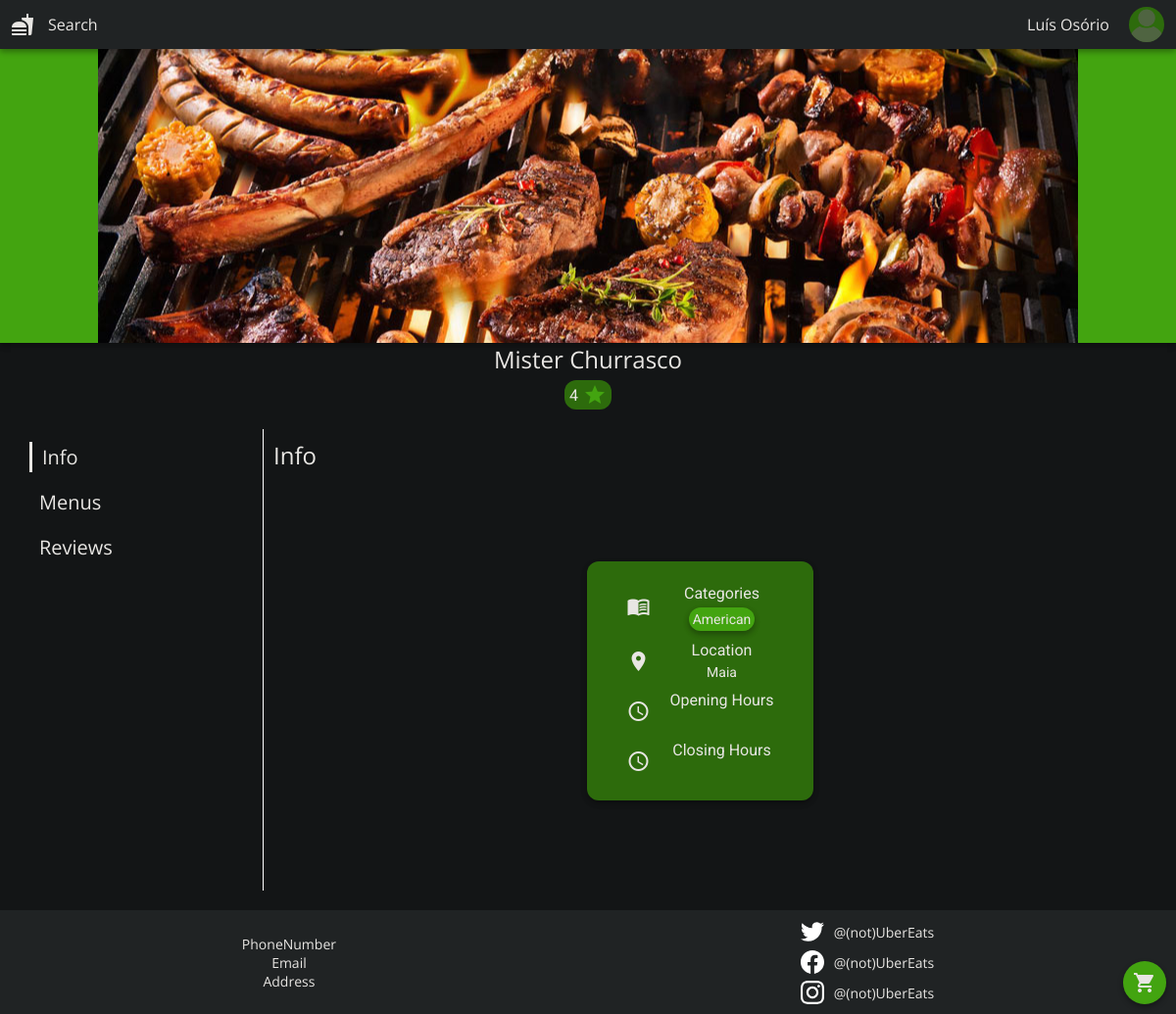
The page /pages/restaurant_profile.php?id=1 (signed in) on the database its author committed.
### tables this page shows
CREATE TABLE User(
    userID              INTEGER,
    username            VARCHAR(255) NOT NULL,
    email               VARCHAR(255) UNIQUE NOT NULL,
    password            VARCHAR(255) NOT NULL,
    address             TEXT,
    phoneNum            INTEGER,
    CONSTRAINT userPK PRIMARY KEY (userID),
    CONSTRAINT validEmail CHECK (email LIKE "%@%.%")
);

CREATE TABLE Restaurant(
    restaurantID        INTEGER,
    name                VARCHAR(255) NOT NULL,
    location            VARCHAR(255) NOT NULL,
    opening_time        TEXT,
    closing_time        TEXT,
    CONSTRAINT restaurantPK PRIMARY KEY (restaurantID)
);

### php/user.php (called while the page is built, shortened)
<?php
require_once("dish.php");
require_once("restaurant.php");
class User
{
  public function __construct($userID, $username, $email, $address, $phoneNum) {
    $this->username = $username;
  }
  static function getUser(PDO $db, int $id): User
  {
    $stmt = $db->prepare('
      SELECT userID, username, email, address, phoneNum
      FROM User
      WHERE userID = ?
    ');
    $stmt->execute(array($id));
    $user = $stmt->fetch();
    return new User(
      $user['userID'],
      $user['username'],
      $user['email'],
      $user['address'],
      $user['phoneNum']
    );
  }
}

### php/restaurant.php (called while the page is built, shortened)
<?php
class Restaurant {
    public function __construct(?int $restaurantID, ?string $name, ?string $location, ?string $opening_time, ?string $closing_time) {
        $this->restaurantID = $restaurantID;
        $this->name = $name;
        $this->location = $location;
    }
    static function getRestaurant(PDO $db, int $restaurantID) : Restaurant {
        $stmt = $db->prepare('SELECT * FROM Restaurant WHERE restaurantID = ?');
        $stmt->execute(array($restaurantID));
        $restaurant= $stmt->fetch();
        return new Restaurant(
            $restaurant['restaurantID'],
            $restaurant['name'],
            $restaurant['location'],
            $restaurant['opening_time'],
            $restaurant['closing_time']
        );
    }
}
?>

### templates/commons.php (shortened to what this page needs)
<?php
require_once '../php/user.php';
?>
<?php function drawTop(array $styles, array $scripts)
{ ?>
    <!DOCTYPE html>
    <html lang="en">
    <head>
        <?php
        foreach ($styles as $style) {
        ?>
            <link href="../styles/<?php echo $style; ?>.css" rel="stylesheet">
        <?php } ?>
    </head>
    <body style="overflow: scroll;">
    <?php drawNavbar(); ?>
    <main>
<?php } ?>
<?php function drawNavbar()
{
if (isset($_SESSION['id'])) {
    $db = getDatabase();
    $user = User::getUser($db, $_SESSION['id']);
} ?>
    <header class="nav shadow-nohov">
        <ul class="nav" id="nav-left">
            <li><span onclick="window.location.href = 'index.php';" class="material-icons">fastfood</span></li>
            <li><a class="subtitle1" href="search.php">Search</a></li>
        </ul>
        <ul class="nav" id="nav-right">
            <?php if (!isset($_SESSION['id'])) { ?>
            <li><a class="subtitle1 pointer" id="nav-right-login" onclick="showLogin()">Login</a></li>
            <li><a class="subtitle1 pointer" id="nav-right-signup" onclick="showSignup()">Sign-Up</a></li>
            <?php } else { ?>
            <li class="dropdown"><a class="subtitle1"><?php echo $user->username; ?></a></li>
            <?php
                $check = glob("../images/user_images/user{$_SESSION['id']}.*");
                if (empty($check)) $existent_pic = "../images/user_placeholder.png";
                else $existent_pic = $check[0];
            ?>
            <li class="dropdown"><img alt="User profile picture" class="nav-pfp" src=<?= $existent_pic ?>></li>
            <?php } ?>
        </ul>
    </header>
<?php } ?>
<?php function drawFooter()
{ ?>
</main>
<footer>
    <section class="contacts">
        <ul>
            <li class="subtitle2">PhoneNumber</li>
            <li class="subtitle2">Email</li>
            <li class="subtitle2">Address</li>
        </ul>
    </section>
    <section class="socials">
        <a class="subtitle2">
            <img alt="Twitter" src="../images/twitter.svg" width="24px">
            @(not)UberEats
        </a>
        <a class="subtitle2">
            <img alt="Facebook" src="../images/facebook.svg" width="24px">
            @(not)UberEats
        </a>
        <a class="subtitle2">
            <img alt="Instagram" src="../images/instagram.svg" width="24px">
            @(not)UberEats
        </a>
    </section>
</footer>
</body>
</html>
<?php } ?>

### templates/restaurant_profile.tpl.php (shortened to what this page needs)
<?php function restaurantProfileTop(Restaurant $restaurant)
{ ?>
    <div id="profile-top">
        <?php
            $check = glob("../images/rest_images/rest{$restaurant->restaurantID}.*");
            if (empty($check)) $existent_pic = "";
            else $existent_pic = $check[0];
        ?>
        <div id="banner" style="background-image: url(<?= $existent_pic ?>)"class="shadow-nohov"></div>
        <div id="tabs-container">
            <p class="h5"><?= $restaurant->name; ?></p>
            <div><p id="profile-top-rating" class="body1 dark-bg rating"><?php
                if (isset($restaurant->rating)) {
                    echo $restaurant->rating;
                } else {
                    echo "N/A";
                }?><span class="material-icons"  style="color:var(--dark-main-highlight);">star</span></p></div>
        </div>
    </div>
<?php } ?>
<?php function restaurantProfileBottom(array $tabs, int $scrollVal, Restaurant $restaurant, bool $is_owner){
?>
    <div id="profile-bottom">
        <div id="content-wrapper">
            <section id="tabs" class="h6">
                <p class="current-tab" id="tab-0" onclick="snapContent(event, 0, 'bottom-content', 'vertical')"><?php echo $tabs[0]; ?></p>
                <?php for ($i = 1; $i < count($tabs); $i++) { ?>
                    <p class="" id="tab-<?php echo $i; ?>" onclick="snapContent(event, <?php $scroll = intval($scrollVal) * $i; echo $scroll; ?>, 'bottom-content', 'vertical')"><?php echo $tabs[$i]; ?></p>
                <?php } ?>
            </section>
            <div id="bottom-content">
                <section id="info">
                    <div class="bottom-content-top">
                        <p class="h5">Info</p>
                    </div>
                    <div id="personal-info-wrapper" class="shadow-nohov">
                            <div class="personal-info">
                                <span class="material-icons md-24 dark-bg">menu_book</span>
                                <p class="body1">Categories</p>
                                <div class="profile-info-categories body2">
                                    <?php
                                    foreach ($restaurant->categories as $category) {?>
                                        <a class="shadow-nohov"><?= $category; ?></a>
                                    <?php } ?>
                                </div>
                            </div>
                            <div class="personal-info">
                                <span class="material-icons md-24 dark-bg">place</span>
                                <p class="body1">Location</p>
                                <p class="body2"><?= $restaurant->location; ?></p>
                            </div>
                            <div class="personal-info">
                                <span class="material-icons md-24 dark-bg">schedule</span>
                                <p class="body1">Opening Hours</p>
                            </div>
                            <div class="personal-info">
                                <span class="material-icons md-24 dark-bg">schedule</span>
                                <p class="body1">Closing Hours</p>
                            </div>
                        </div>
                </section>
            </div>
        </div>
    </div>
<?php } ?>
<?php
function drawFAB()
{ ?>
    <div id="fab-wrapper" class="shadow-nohov">
        <span class="material-icons dark-bg" id="fab" onclick="showCheckout()">shopping_cart</span>
    </div>
<?php } ?>

### styles/commons.css (style rules this page uses)
:root { --main-highlight: #52ec3bff; --sub-highlight: #a6f49aff; --black: #000000ff; --grey: rgb(205, 205, 205); --onyx: #2d3133ff; --sonic-silver: #77797aff; --silver: #c0c0c0ff; --dark-off-white: #f1f1f1ff; --white: #ffffffff; --dark-main-highlight: #43a410; --dark-sub-highlight: #2d6b0c; --dark-text: #e8e6e3; --dark-onyx: #7c7366; --dark-off-white: #202324; --dark-background: #131516; --dark-red:#812525; }
* { padding: 0px; margin: 0px; box-sizing: border-box; user-select: none; }
html, body { height: 100%; }
html { background-color: var(--dark-background); }
main { width: 100%; min-height: 100%; }
a { user-select: none; text-decoration: none; color: var(--dark-text); }
article, button, li, h1, h2, h3, h4, h5, h6, p, a, a:visited { color: var(--dark-text); }
ul { list-style: none; }
.nav, .nav-hamburger { display: flex; flex-direction: row; align-items: center; list-style: none; width: 100%; padding: 2px; position: fixed; top: 0; background-color: var(--dark-off-white); z-index: 999999999; }
#nav-left { position: relative; display: flex; float: left; width: 50%; justify-content: flex-start; }
#nav-left span { padding: 7px; border-radius: 50%; transition: all 0.2s ease-in-out; }
#nav-left a { padding: 7px; border-radius: 12px; transition: all 0.2s ease-in-out; }
#nav-right { position: relative; display: flex; float: right; gap: 10px; width: 50%; justify-content: flex-end; }
#nav-right>* { display: flex; z-index: 9999; }
#nav-right:last-child { padding-right: 10px; }
.nav a { padding: 10px; }
.nav-pfp { width: 36px; height: 36px; object-fit: cover; background-color: var(--dark-sub-highlight); border-radius: 50%; }
footer { display: flex; flex-wrap: wrap; align-content: center; align-items: center; flex-direction: row; justify-content: space-around; background-color: var(--dark-off-white); padding: 10px 10px; }
footer ul { display: flex; flex-direction: column; align-items: center; }
.socials { display: flex; flex-direction: column; align-items: center; }
.socials>a { display: flex; align-items: center; margin-top: 7px; }
.socials>a:first-child { margin-top: 0px; }
.socials>a>img { margin-right: 10px; width: 24px; }
.h5 { font-family: "Open Sans"; font-size: 1.5em; }
.h6 { font-family: "Open Sans"; font-size: 1.25em; }
.body1 { font-family: "Roboto"; font-size: 1em; }
.body2 { font-family: "Roboto"; font-size: 0.875em; }
.subtitle1 { font-family: "Open Sans"; font-size: 1em; }
.subtitle2 { font-family: "Open Sans"; font-size: 0.875em; }
.dark-bg { color: var(--dark-text); }
.material-icons.md-24 { font-size: 24px; }
.shadow, .shadow-nohov { box-shadow: 0 3px 6px rgba(0, 0, 0, 0.12), 0 3px 6px rgba(0, 0, 0, 0.24); transition: all 0.3s cubic-bezier(.25, .8, .25, 1); }

### styles/search.css (style rules this page uses)
.rating { display: flex; align-items: center; width: fit-content; padding: 3px; padding-inline: 5px; border-radius: 12px; background-color: var(--dark-sub-highlight); }

### rows shown on the page
user: username "Luís Osório"
restaurant: name "Mister Churrasco", location "Maia"

### other values the page prints
$restaurant->rating "4"
$tabs[0] "Info"
$tabs[$i] "Menus"
$tabs[$i] "Reviews"
$category "American"
